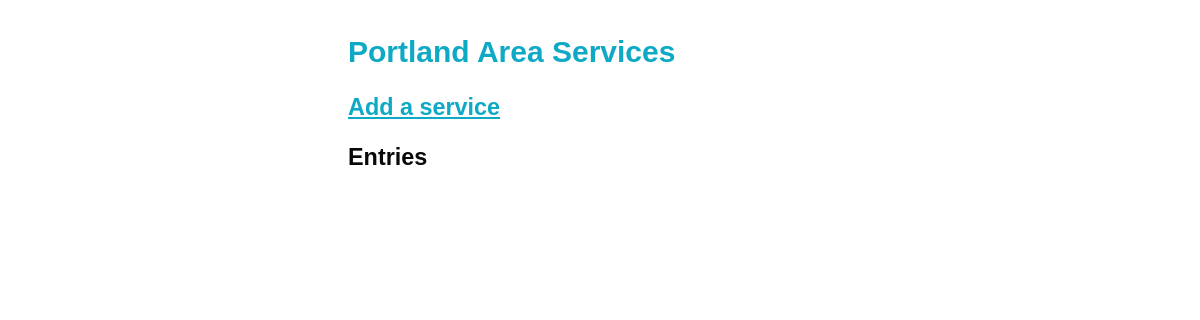
Before: / with the older database file.
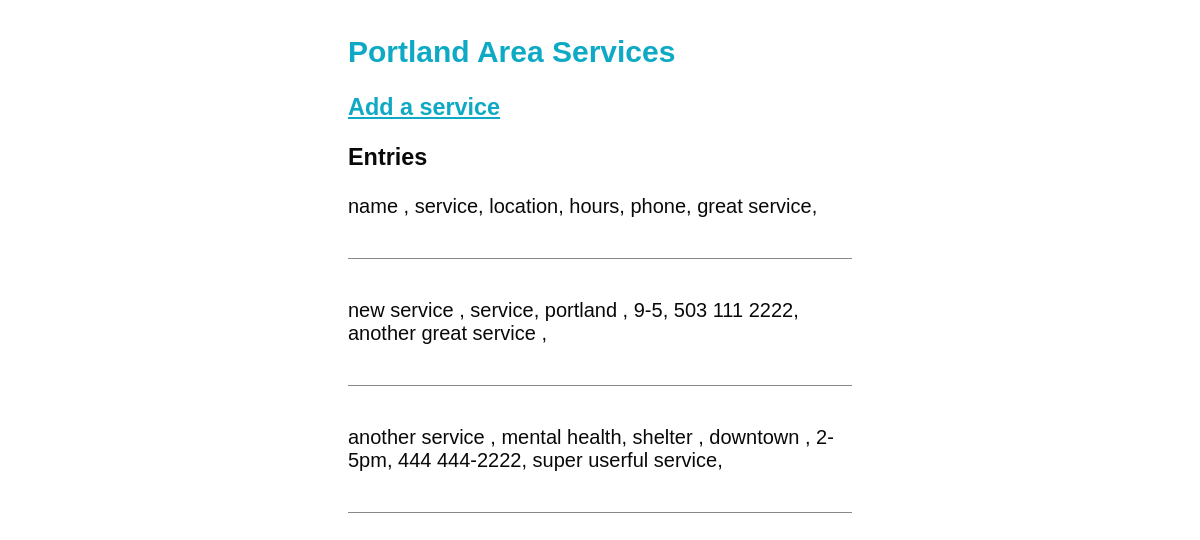
After: the same page with the newer database file.
### tables this page shows
CREATE TABLE soc_services(name text, services text, location text, hours text, phone text, review text);

### index.py (the view)
class Index(MethodView):
    def get(self):
        model = serv_model.get_model()
        entries = [dict(name=row[0], services=row[1], location=row[2], hours=row[3], phone=row[4], review=row[5] ) for row in model.select()]
        return render_template('index.html',entries=entries)

### serv_model/__init__.py (called while the page is built)
def get_model():
    return appmodel

### serv_model/model_sqlite3.py (called while the page is built)
    def select(self):
        connection = sqlite3.connect(DB_FILE)
        cursor = connection.cursor()
        cursor.execute("SELECT * FROM soc_services")
        return cursor.fetchall()

### templates/index.html
{% extends "layout.html" %}
{% block content %}
    <h2>Portland Area Services</h2>
    <h3> <a href="{{ url_for('sign') }}">Add a service</a></h3>
    <h3>Entries</h3>
    {% for entry in entries %}
        <p class=entry>
            {{ entry.name }} &comma;
	    {{ entry.services }}&comma;
	    {{ entry.location }}&comma;
	    {{ entry.hours }}&comma;
	    {{ entry.phone }}&comma;
	    {{ entry.review }}&comma;
        </p>
    {% endfor %}
{% endblock %}

### templates/layout.html (shortened to what this page needs)
<!doctype html>
<html>
<link rel=stylesheet type=text/css href="{{ url_for('static', filename='style.css') }}">
<div class=page>
    {% block content %}{% endblock %}
</div>
</html>

### static/style.css (style rules this page uses)
a, h1, h2 { color: #0da9c5; }
.page { margin:.1em auto; padding:.1em; width: 504px; }
.entry { margin-bottom: 2em; padding-bottom: 2em; border-bottom: 1px solid #888; }

Changed rows visible on the page:
added soc_services: name "name", services "service", location "location", hours "hours", phone "phone", review "great service"
added soc_services: name "new service", services "service", location "portland", hours "9-5", phone "503 111 2222", review "another great service"
added soc_services: name "another service", services "mental health, shelter", location "downtown", hours "2-5pm", phone "444 444-2222", review "super userful service"
